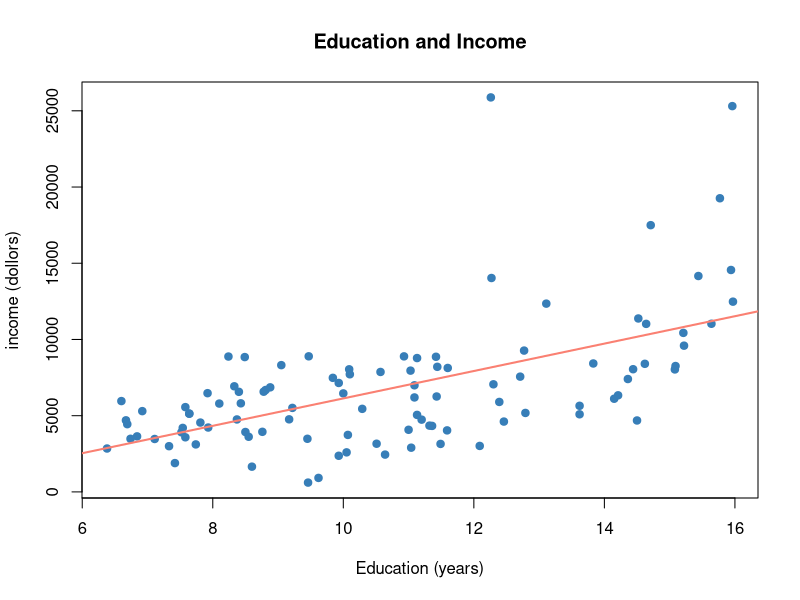
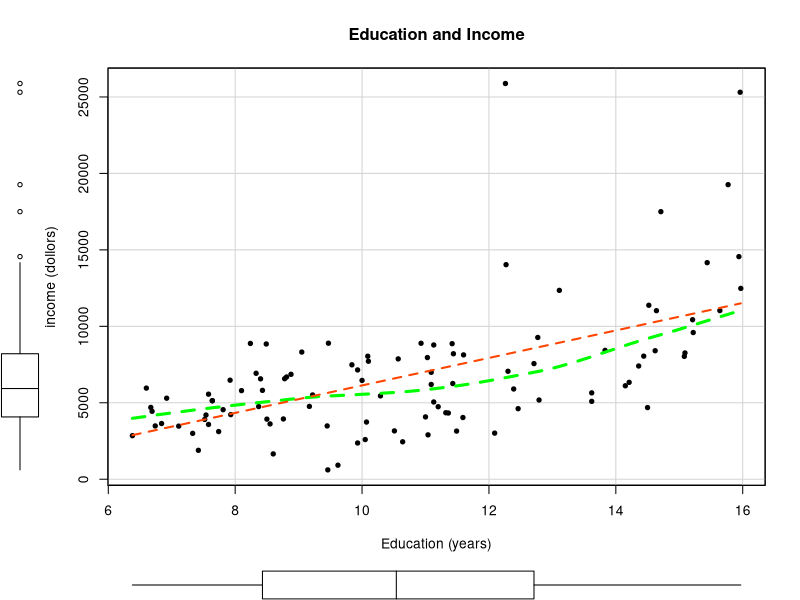

Generate these figures, in order, with R:
library(car)
str(Prestige)
head(Prestige)

Prestige.lm <- lm(income ~ education, data = Prestige)
summary(Prestige.lm)

#' @Coefficients:
#               Estimate Std.    Error t     value Pr(>|t|)    
# (Intercept)        -2853.6     1407.0     -2.028   0.0452 *  
# education            898.8      127.0      7.075 2.08e-10 ***
# Intercept : -2853.6 / Slope : 898.8

windows(width=12, height = 8)
plot(Prestige$income ~ Prestige$education,
     col = "#377EB8", pch = 19,
     xlab = "Education (years)", ylab = "income (dollors)",
     main = "Education and Income")
abline(Prestige.lm, col = "salmon", lwd = 2)

lm(income ~ education, data = Prestige,
   subset = (education > mean(Prestige$education)))
# Coefficients:
#   (Intercept)    education  
#       -10299          1455
#' @increace_per_455$
 
lm(income ~ education, data = Prestige,
   subset = (education <= mean(Prestige$education)))
# Coefficients:
#   (Intercept)    education  
#       2546.6         281.8
#' @increace_per_281.8$

#' @Loess_curve
windows()
scatterplot(income ~ education, data = Prestige,
            pch = 19, col = "black", cex = 0.7,
            regLine = list(method = lm, lty = 2, lwd = 2, col = "orangered"), 
            smooth = list(smooth = loessLine, spread = FALSE,
                          lyu.smooth = 1, lwd.smooth = 3, col.smooth = "green"),
            xlab = "Education (years)", ylab = "income (dollors)",
            main = "Education and Income")

Prestige.polynomial <- lm(income ~ education + I(education^2), data = Prestige)
summary(Prestige.polynomial)            
# Residuals:
#     Min      1Q  Median      3Q     Max 
# -5951.4 -2091.1  -358.2  1762.4 18574.2 
# 
# Coefficients:
#    Estimate Std. Error t value Pr(>|t|)   
# (Intercept)    12918.23    5762.27   2.242  0.02720 * 
#    education      -2102.90    1072.73  -1.960  0.05277 . 
# I(education^2)   134.18      47.64   2.817  0.00586 **
#    ---
#    Signif. codes:  0 ‘***’ 0.001 ‘**’ 0.01 ‘*’ 0.05 ‘.’ 0.1 ‘ ’ 1
# 
#' @Residual standard error: @3369 on 99 degrees of freedom
#' @Multiple R-squared:  @0.383,	Adjusted @R-squared:  @0.3706 
# F-statistic: 30.73 on 2 and 99 DF,  p-value: 4.146e-11

summary(Prestige.lm)
# Residuals:
#     Min      1Q   Median     3Q     Max 
# -5493.2 -2433.8   -41.9  1491.5 17713.1 
# 
# Coefficients:
#    Estimate Std. Error t value Pr(>|t|)    
# (Intercept)  -2853.6     1407.0  -2.028   0.0452 *  
#    education      898.8      127.0   7.075 2.08e-10 ***
#    ---
#    Signif. codes:  0 ‘***’ 0.001 ‘**’ 0.01 ‘*’ 0.05 ‘.’ 0.1 ‘ ’ 1
# 
#'@Residual standard error: @3483 on 100 degrees of freedom
#'@Multiple R-squared:  @0.3336,	Adjusted @R-squared:  @0.3269 
# F-statistic: 50.06 on 1 and 100 DF,  p-value: 2.079e-10




